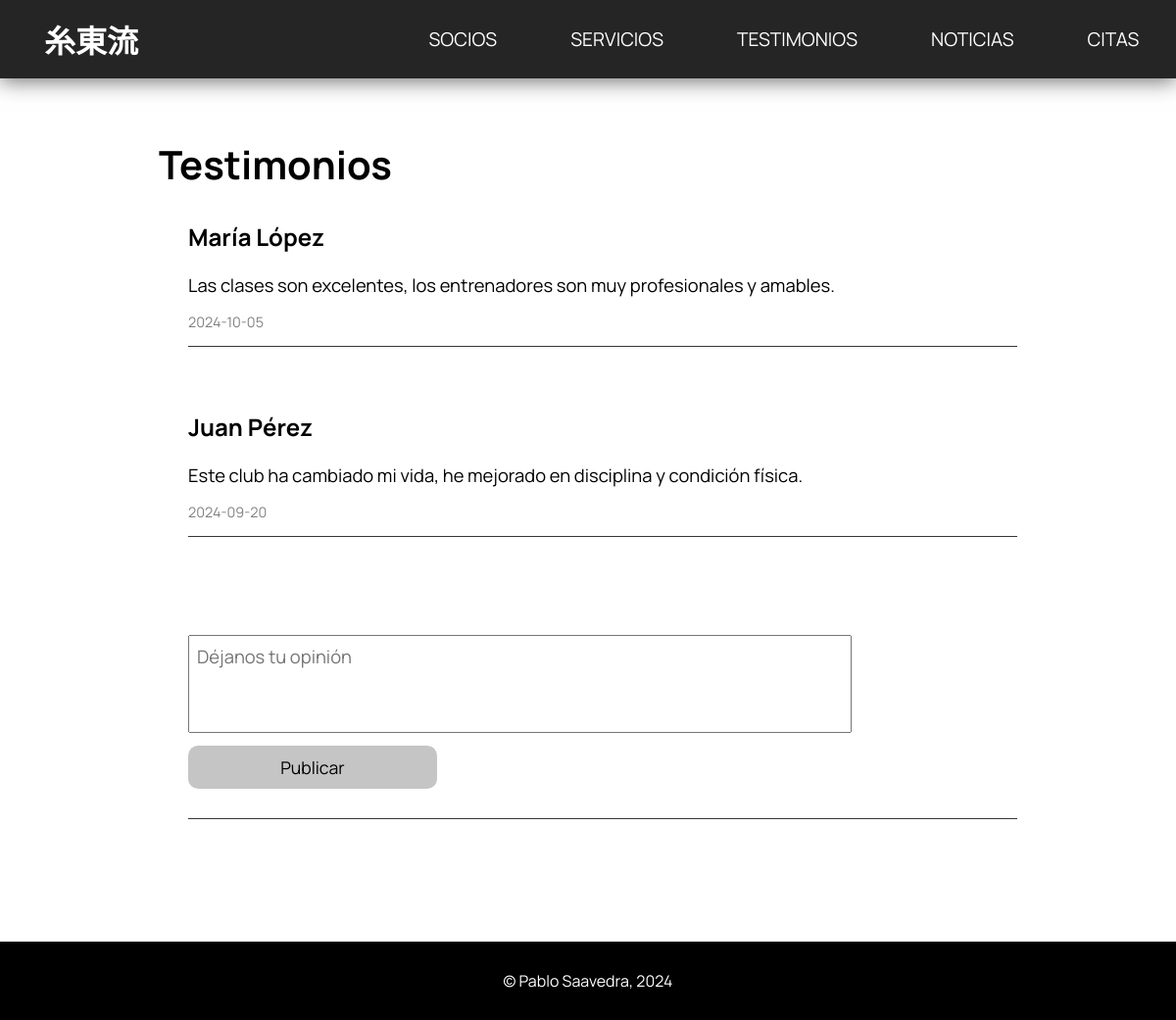
The page /paginas/testimonios.php on the database as committed earlier.
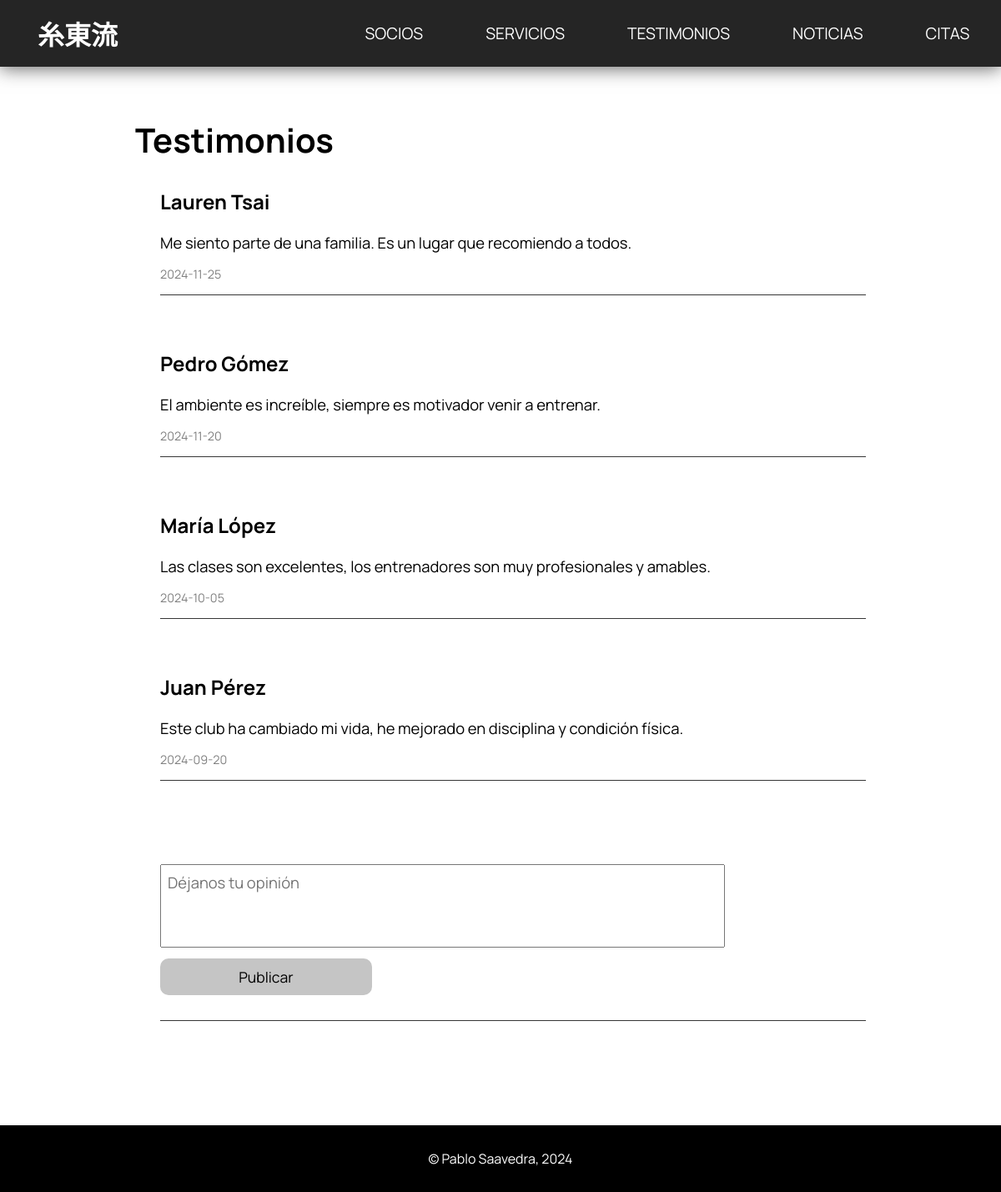
The same page on the database as committed later.
### tables this page shows
CREATE TABLE testimonio (
    id INTEGER NOT NULL PRIMARY KEY AUTO_INCREMENT,
    autor INTEGER,
    contenido VARCHAR(255) NOT NULL,
    fecha DATE NOT NULL,
    CONSTRAINT escritopor FOREIGN KEY (autor) REFERENCES socio (id) ON DELETE SET NULL
);

CREATE TABLE socio (
    id INTEGER NOT NULL PRIMARY KEY AUTO_INCREMENT,
    nombre VARCHAR(150) NOT NULL,
    edad INTEGER NOT NULL,
    pass VARCHAR(20) NOT NULL,
    usuario VARCHAR(255) NOT NULL UNIQUE,  
    telefono VARCHAR(15) NOT NULL UNIQUE,
    foto VARCHAR(255)
);

### php/funciones.php (the view, shortened to what this page needs)
<?php
    function dibujarCabecera($ruta_i, $ruta_soc, $ruta_serv, $ruta_tes, $ruta_not, $ruta_cit){
        $resultado='';
        $resultado.="
        <header>
        <h1><a href='$ruta_i'>糸東流</a></h1>
            <nav>
                <ul>
                    <li><a href='$ruta_soc'>SOCIOS</a></li>
                    <li><a href='$ruta_serv'>SERVICIOS</a></li>
                    <li><a href='$ruta_tes'>TESTIMONIOS</a></li>
                    <li><a href='$ruta_not'>NOTICIAS</a></li>
                    <li><a href='$ruta_cit'>CITAS</a></li>
                </ul>
            </nav>
        <button id='menu-btn' aria-label='Toggle menu'>&#9776;</button>
        </header>";
        return $resultado;
    }
function imprimirTestimonios($conexion){
    $resultado='';
        $sql='SELECT testimonio.id,nombre,contenido,fecha FROM socio
        JOIN testimonio ON socio.id=testimonio.autor
        ORDER BY fecha DESC';
    $consulta=$conexion->prepare($sql);
    $consulta->execute();
    $consulta->bind_result($id, $nombre, $texto, $fecha);
    while($consulta->fetch()){
        $resultado.="
            <div class='card-testimonio'>
                <h2>$nombre</h2>
                <p>$texto</p>
                <p>$fecha</p>
            </div>
        ";
    }
    return $resultado;
}
?>

### paginas/testimonios.php (shortened to what this page needs)
<!DOCTYPE html>
<html lang="es">
<head>
    <link rel="stylesheet" href="../css/style.css">
    <link rel="stylesheet" href="../css/style_testimonios.css">
</head>
<body>
    <main class='principal-testimonios'>
        <?php
            require_once '../php/funciones.php';
            require_once '../php/config.php';
            $conexion=conectar($nombre_host, $nombre_usuario, $password_db, $nombre_db);
            $ruta_i="../index.php";
            $ruta_soc="socios.php";
            $ruta_serv="servicios.php";
            $ruta_tes="#";
            $ruta_not="./noticias/noticias.php";
            $ruta_cit="citas.php";
            echo dibujarCabecera($ruta_i, $ruta_soc, $ruta_serv, $ruta_tes, $ruta_not, $ruta_cit);
        ?>
        <section class='testimonios'>
            <h1>Testimonios</h1>
            <div class='contenido-testimonios'>
                <?php
                    echo imprimirTestimonios($conexion);
                ?>
                <div class='card-testimonio last'>
                    <form action="testimonios.php" method='post' id='formulario-testimonio'>
                        <textarea name="contenido" id="contenido-testimonio" placeholder='Déjanos tu opinión'></textarea>
                        <button type='submit'>Publicar</button>
                    </form>
                </div>
            </div>
        </section>
    </main>
    <?php
        include '../php/footer.php';
    ?>
</body>
</html>

### php/footer.php
<footer>
    <p>&copy; Pablo Saavedra, 2024</p>
</footer>

### css/style.css (style rules this page uses)
* { margin: 0; padding: 0; box-sizing: border-box; font-family: Manrope; }
body { height: 100vh; display: flex; flex-direction: column; }
main.principal-index, main.principal-socios, main.principal-testimonios, main.principal-servicios, main.principal-noticias, main.principal-citas { flex: 1; display: flex; flex-direction: column; }
a:link, a:visited, a:hover, a:active { text-decoration: none; color: inherit; }
header { position: sticky; top: 0; z-index: 1; background-color: rgb(37, 37, 37); box-shadow: 0px 3px 20px rgb(37, 37, 37, 0.65); color: white; height: 80px; display: flex; justify-content: space-between; align-items: center; }
header>h1 { margin: 0px 40px 0px 45px; min-width: 100px; font-size: 2em; font-weight: 600; -webkit-user-drag: none; user-select: none; }
nav { width: 800px; }
nav ul { display: flex; flex-direction: row; justify-content: space-around; padding: 0; margin: 0; }
nav ul li { list-style-type: none; margin: 0px 15px 0px 15px; font-size: 1.2rem; }
nav ul li, #menu-btn, header>h1 { transition: 0.2s ease; }
footer { background-color: black; color: white; margin-top: auto; min-height: 80px; display: flex; justify-content: center; align-items: center; }
footer p { margin: 0; }
textarea { resize: none; height: 200px; padding: 8px; margin: 0 !important; }
input[type=text], textarea, input[type=password] { font-size: 16px; }

### css/style_testimonios.css (style rules this page uses)
section.testimonios { width: 73%; max-width: 1180px; align-self: center; padding: 60px 0px 60px 0px; }
section.testimonios h1 { font-size: 40px; margin-bottom: 30px; }
div.contenido-testimonios { padding-left: 30px; }
div.card-testimonio { border-bottom: 1px solid rgb(54, 54, 54); margin-bottom: 65px; }
div.card-testimonio h2 { margin-bottom: 20px; font-size: 1.5em; }
div.card-testimonio p { font-size: 1.15em; margin-bottom: 15px; }
div.card-testimonio p+p { font-size: 0.9em; color: grey; }
div.last { margin-top: 100px; }
form#formulario-testimonio { display: flex; flex-direction: column; }
form#formulario-testimonio textarea { font-size: 1.15em; height: 100px; width: 80%; margin-bottom: 7px; }
form#formulario-testimonio button { border-radius: 10px; border: 0; width: 30%; text-align: center; background-color: #c5c5c5; color: black; font-size: 1.1em; margin: 13px 0px 30px 0px; padding: 10px; transition: 0.3s ease; }

Rows that differ between the two databases and show on the page:
added testimonio: autor.nombre "Lauren Tsai", contenido "Me siento parte de una familia. Es un lugar que recomiendo a todos.", fecha "2024-11-25"
added testimonio: autor.nombre "Pedro Gómez", contenido "El ambiente es increíble, siempre es motivador venir a entrenar.", fecha "2024-11-20"
